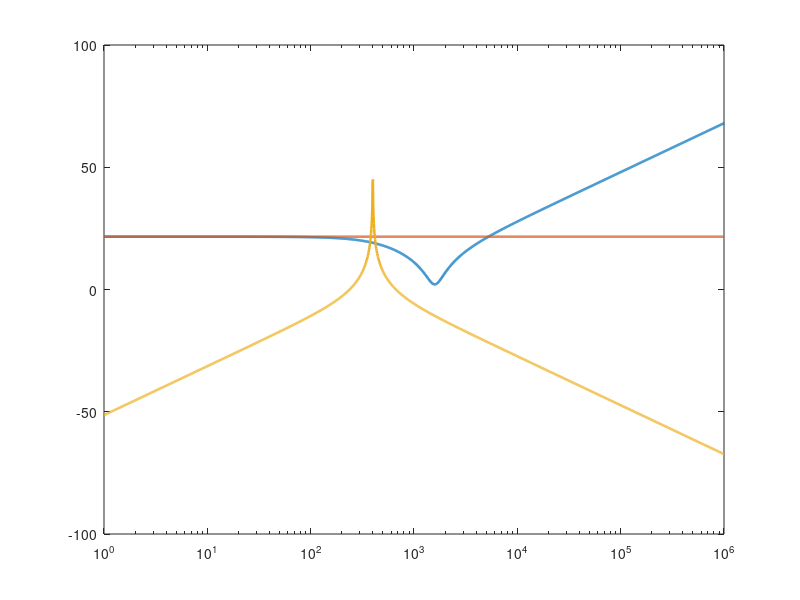

MATLAB code to generate this figure: (Note: this script raises an error after producing the figure.)
%% ============================================================
% Z_D, Z_N, Z_O and Ratio Bode Plots  (corrected)
% =============================================================

clear;
clc;
close all;

s = tf('s');

%% ============================================================
% Converter Parameters
% =============================================================

Vg = 30;            % Input voltage (V)   -- FIX: was missing, needed for G_vd
D  = 0.5;            % Duty ratio
% L  = 100e-6;         % Inductance (H)
% C  = 100e-6;
L  = 100e-6;         % Inductance (H)
C  = 100e-6;         % Capacitance (F)
R  = 3;              % Load resistance (Ohm)
R_f = 1;             % Filter damping resistance (Ohm)   -- FIX: added missing semicolon
C_b = 4700e-6;
C_f = 370e-6;
L_f = 430e-6;



%% ============================================================
% Resonant Frequency
% =============================================================

w_o = 1/sqrt(L*C);              % rad/s
f_o = w_o/(2*pi);                % Hz

fprintf('\n========================================\n');
fprintf('Converter Parameters\n');
fprintf('========================================\n');

fprintf('Vg      = %.2f V\n', Vg);
fprintf('D       = %.3f\n', D);
fprintf('L       = %.2e H\n', L);
fprintf('C       = %.2e F\n', C);
fprintf('R       = %.2f Ohm\n', R);

fprintf('\nResonant frequency:\n');
fprintf('wo      = %.2f rad/s\n', w_o);
fprintf('fo      = %.2f Hz\n', f_o);

%% ============================================================
% Q Factor and Damping Ratio
% =============================================================

Q = w_o * R * C;
zeta = 1/(2*Q);

fprintf('\nQ factor       = %.3f\n', Q);
fprintf('Damping ratio  = %.4f\n', zeta);



%% ============================================================
% Impedances
% =============================================================

% ------------------------------------------------------------
% Z_D
%
% Z_D = (1/D^2) [sL + R/(1+sRC)]
% ------------------------------------------------------------

Z_D = (1/D^2) * (s*L + R/(1 + s*R*C));

% ------------------------------------------------------------
% Z_N
%
% Z_N = -R/D^2   (scalar, negative real -> phase = 180 deg)
% ------------------------------------------------------------

Z_N = -R/D^2;

% ------------------------------------------------------------
% Z_O_undamp  (source impedance seen by converter, no
%                  dedicated input filter installed)
%
% Z_O_undamp = sL || 1/(sC) = sL/(1+s^2LC)
% ------------------------------------------------------------

Z_O_undamp = (s*L_f)/(1 + s^2*L_f*C_f);

% ------------------------------------------------------------
% Z_O_damp (output impedance of the actual input filter:
%                L_f in series with [C_f || (R_f + 1/(sC_b))] )
% ------------------------------------------------------------

Z_Cf   = 1/(s*C_b);
Z_RfCb = R_f + Z_Cf;
Z_parallel = 1/(s*C_f+1/Z_RfCb);

Z_O_damp = 1/(1/(s*L_f)+1/Z_parallel);   % L_f || shunt branch

% Z_f1 = R_f+1/(s*C_b);
% Z_f11 = 1/(s*C_f+Z_f1);
% Z_O_damp = s*L_f*Z_f11;

%=====================================================
   % Bode plot of original filter Z_O
%=====================================================
Z_ori = 1/(s*C_f+1/(s*L_f));

%% ============================================================
% Extra-Element-Theorem Correction Ratio
%
% H(s) = (1 + Z_O/Z_N) / (1 + Z_O/Z_D)
% =============================================================

H_ratio_undamp = (1 + Z_O_undamp/Z_N) / (1 + Z_O_undamp/Z_D);
H_ratio_damp = (1 + Z_O_damp/Z_N)   / (1 + Z_O_damp/Z_D);

%% ============================================================
% Converter Control-to-Output Transfer Function
%
% G_vd(s) = Vg / (1 + (L/R)s + LC s^2)          -- FIX: uses Vg, not D
% G_vd_filter(s) = G_vd(s) * H_ratio_filtered(s) -- FIX: no more overwrite
% =============================================================

G_vd        = Vg/(1 + (L/R)*s + s^2*L*C);
G_vd_undamp = G_vd * H_ratio_undamp;   
G_vd_damp = G_vd * H_ratio_damp; 

%% ============================================================
% Display Transfer Functions
% =============================================================

fprintf('\n========================================\n');
fprintf('Transfer Functions\n');
fprintf('========================================\n');

disp('Z_D(s) = ');
Z_D

disp('Z_N(s) = ');
Z_N

disp('Z_O_undamp(s) = ');
Z_O_undamp

disp('Z_O_damp(s) = ');
Z_O_damp

disp('H(s)_undamp = ');
H_ratio_undamp

disp('H(s)_damp = ');
H_ratio_damp

%% ============================================================
% Frequency Range
% =============================================================

f = logspace(0,6,2000);      % Hz
w = 2*pi*f;                  % rad/s


%% ============================================================
% Z_ori
% =============================================================
[mag_ori,phase_ori] = bode(Z_ori,w);
mag_ori   = squeeze(mag_ori);
phase_ori = squeeze(phase_ori);
%% ============================================================
% Z_D Bode Data
% =============================================================
[mag_D,phase_D] = bode(Z_D,w);
mag_D   = squeeze(mag_D);
phase_D = squeeze(phase_D);

%% ============================================================
% Z_N Bode Data  (constant, so build vectors manually)
% =============================================================

mag_N = abs(Z_N) * ones(size(f));
phase_N = 180 * ones(size(f));       % negative real impedance -> +180 deg
mag_N_dB = 20*log10(mag_N);

%% ============================================================
% Z_O Bode Data (unfiltered and filtered)
% =============================================================

[mag_O_undamp,phase_O_undamp] = bode(Z_O_undamp,w);
mag_O_undamp   = squeeze(mag_O_undamp);
phase_O_undamp = squeeze(phase_O_undamp);

[mag_O_damp,phase_O_damp] = bode(Z_O_damp,w);
mag_O_damp   = squeeze(mag_O_damp);
phase_O_damp = squeeze(phase_O_damp);

%% ============================================================
% H Ratio Bode Data (unfiltered and filtered)          -- FIX
% =============================================================

[mag_H_undamp,phase_H_undamp] = bode(H_ratio_undamp,w);
mag_H_undamp   = squeeze(mag_H_undamp);
phase_H_undamp = squeeze(phase_H_undamp);

[mag_H_damp,phase_H_damp] = bode(H_ratio_damp,w);
mag_H_damp   = squeeze(mag_H_damp);
phase_H_damp = squeeze(phase_H_damp);

%% ============================================================
% G_vd Bode Data (with and without filter)
% =============================================================

[mag_G_vd,phase_G_vd] = bode(G_vd,w);
mag_G_vd   = squeeze(mag_G_vd);
phase_G_vd = squeeze(phase_G_vd);

[mag_G_vd_undamp,phase_G_vd_undamp] = bode(G_vd_undamp,w);
mag_G_vd_undamp  = squeeze(mag_G_vd_undamp);
phase_G_vd_undamp = squeeze(phase_G_vd_undamp);

[mag_G_vd_damp,phase_G_vd_damp] = bode(G_vd_damp,w);
mag_G_vd_damp   = squeeze(mag_G_vd_damp);
phase_G_vd_damp = squeeze(phase_G_vd_damp);

%% ============================================================
% Convert Magnitude to dB                              -- FIX
% =============================================================
mag_ori_dB = 20*log10(mag_ori)
mag_D_dB              = 20*log10(mag_D);
mag_O_undamp_dB   = 20*log10(mag_O_undamp);
mag_O_damp_dB     = 20*log10(mag_O_damp);
mag_H_undamp_dB   = 20*log10(mag_H_undamp);
mag_H_damp_dB     = 20*log10(mag_H_damp);
mag_G_vd_dB           = 20*log10(mag_G_vd);
mag_G_vd_undamp_dB    = 20*log10(mag_G_vd_undamp);
mag_G_vd_damp_dB    = 20*log10(mag_G_vd_damp);



%% ============================================================
% FIGURE 1: Z_D
% =============================================================

figure('Name','Bode Plot - Impedences','Color','w');

% subplot(2,1,1)

semilogx(f,mag_D_dB,'LineWidth',1.8);
hold on;
semilogx(f,mag_N_dB,'LineWidth',1.8);
hold on
semilogx(f,mag_O_undamp_dB,'LineWidth',1.8);

xline(f_o,'--r',sprintf('f_o = %.2f Hz',f_o),'LineWidth',1.5);
grid on;
ylabel('Magnitude (dB)');
title('Bode Plot of Impedances');
legend('Z_D: no input filter','Z_N: with input filter','Z_O: filter impedance','Location','best');

xlim([min(f) max(f)]);

% subplot(2,1,2)
% semilogx(f,phase_D,'LineWidth',1.8);
% hold on;
% semilogx(f,phase_N,'LineWidth',1.8);
% xline(f_o,'--r',sprintf('f_o = %.2f Hz',f_o),'LineWidth',1.5);
% grid on;
% xlabel('Frequency (Hz)');
% ylabel('Phase (deg)');
% xlim([min(f) max(f)]);
% legend('Z_D: no input filter','Z_N: with input filter','Location','best');

% %% ============================================================
% % FIGURE 2: Z_N
% % =============================================================
% 
% figure('Name','Bode Plot - Z_N','Color','w');
% 
% subplot(2,1,1)
% semilogx(f,mag_N_dB,'LineWidth',1.8);
% grid on;
% ylabel('Magnitude (dB)');
% title('Bode Plot of Z_N(s)');
% xlim([min(f) max(f)]);
% 
% subplot(2,1,2)
% semilogx(f,phase_N,'LineWidth',1.8);
% grid on;
% xlabel('Frequency (Hz)');
% ylabel('Phase (deg)');
% xlim([min(f) max(f)]);

% %% ============================================================
% % FIGURE 3: Z_O (unfiltered vs filtered)                -- FIX: both shown
% % =============================================================
% 
% figure('Name','Bode Plot - Z_O','Color','w');
% 
% subplot(2,1,1)
% semilogx(f,mag_O_unfiltered_dB,'LineWidth',1.5);
% hold on;
% semilogx(f,mag_O_filtered_dB,'LineWidth',1.5);
% xline(f_o,'--r',sprintf('f_o = %.2f Hz',f_o),'LineWidth',1.5);
% grid on;
% ylabel('Magnitude (dB)');
% title('Bode Plot of Z_O(s)');
% legend('Z_O: no input filter','Z_O: with input filter','Location','best');
% xlim([min(f) max(f)]);
% 
% subplot(2,1,2)
% semilogx(f,phase_O_unfiltered,'LineWidth',1.5);
% hold on;
% semilogx(f,phase_O_filtered,'LineWidth',1.5);
% xline(f_o,'--r',sprintf('f_o = %.2f Hz',f_o),'LineWidth',1.5);
% grid on;
% xlabel('Frequency (Hz)');
% ylabel('Phase (deg)');
% legend('Z_O: no input filter','Z_O: with input filter','Location','best');
% xlim([min(f) max(f)]);

%% ============================================================
% FIGURE 4: H(s) Ratio (unfiltered vs filtered)         -- FIX: both shown
% =============================================================

figure('Name','Bode Plot - Ratio H(s)','Color','w');

subplot(2,1,1)
semilogx(f,mag_H_undamp_dB,'LineWidth',1.5);
hold on;
semilogx(f,mag_H_damp_dB,'LineWidth',1.8);
xline(f_o,'--r',sprintf('f_o = %.2f Hz',f_o),'LineWidth',1.5);
yline(0,'--k','LineWidth',1);
grid on;
ylabel('Magnitude (dB)');
title('Bode Plot of H(s)');
legend('H: input filter','H: with damped input filter','Location','best');
xlim([min(f) max(f)]);

subplot(2,1,2)
semilogx(f,phase_H_undamp,'LineWidth',1.5);
hold on;
semilogx(f,phase_H_damp,'LineWidth',1.8);
xline(f_o,'--r',sprintf('f_o = %.2f Hz',f_o),'LineWidth',1.5);
yline(0,'--k','LineWidth',1);
grid on;
xlabel('Frequency (Hz)');
ylabel('Phase (deg)');
legend('H: with filter undamp','H: with filter damped','Location','best');
xlim([min(f) max(f)]);

% %% ============================================================
% % FIGURE 5: Combined Bode Plots (Z_D, Z_N, Z_O, H) -- filtered case
% % =============================================================
% 
% figure('Name','Combined Bode Plots - Impedances and H(s)','Color','w');
% 
% subplot(2,1,1)
% semilogx(f,mag_D_dB,'LineWidth',1.5);
% hold on;
% semilogx(f,mag_N_dB,'LineWidth',1.5);
% semilogx(f,mag_O_filtered_dB,'LineWidth',1.5);
% semilogx(f,mag_H_filtered_dB,'LineWidth',1.8);
% xline(f_o,'--r',sprintf('f_o = %.2f Hz',f_o),'LineWidth',1.5);
% grid on;
% ylabel('Magnitude (dB)');
% title('Bode Magnitude Plot');
% legend('Z_D','Z_N','Z_O (with filter)','H(s) (with filter)','Location','best');
% xlim([min(f) max(f)]);
% 
% subplot(2,1,2)
% semilogx(f,phase_D,'LineWidth',1.5);
% hold on;
% semilogx(f,phase_N,'LineWidth',1.5);
% semilogx(f,phase_O_filtered,'LineWidth',1.5);
% semilogx(f,phase_H_filtered,'LineWidth',1.8);
% xline(f_o,'--r',sprintf('f_o = %.2f Hz',f_o),'LineWidth',1.5);
% grid on;
% xlabel('Frequency (Hz)');
% ylabel('Phase (deg)');
% title('Bode Phase Plot');
% legend('Z_D','Z_N','Z_O (with filter)','H(s) (with filter)','Location','best');
% xlim([min(f) max(f)]);

%% ============================================================
% FIGURE 6: G_vd -- With vs Without Input Filter        -- FIX: legend
% =============================================================

figure('Name','Gvd Comparison - With vs Without Input Filter','Color','w');

subplot(2,1,1)
semilogx(f,mag_G_vd_dB,'LineWidth',1.5);
hold on;
semilogx(f,mag_G_vd_undamp_dB,'LineWidth',1.5);
hold on;
semilogx(f,mag_G_vd_damp_dB,'LineWidth',1.5);
grid on;
ylabel('Magnitude (dB)');
title('G_{vd} Magnitude: With vs Without Input Filter');
legend('G_{vd}: original','G_{vd}: with filter undamped','G_{vd}:with filter damped','Location','best');
xlim([min(f) max(f)]);

subplot(2,1,2)
semilogx(f,phase_G_vd,'LineWidth',1.5);
hold on;
semilogx(f,phase_G_vd_undamp,'LineWidth',1.5);
hold on;
semilogx(f,phase_G_vd_damp,'LineWidth',1.5);
grid on;
xlabel('Frequency (Hz)');
ylabel('Phase (deg)');
title('G_{vd} Phase: With vs Without Input Filter');
% legend('G_{vd}: original','G_{vd}: with filter undamped','with filter damped','Location','best');
xlim([min(f) max(f)]);

%% ============================================================
% Numerical Values
% =============================================================

fprintf('\n========================================\n');
fprintf('Important Numerical Values\n');
fprintf('========================================\n');

fprintf('|Z_N| = %.4f Ohm\n',abs(Z_N));
fprintf('Phase(Z_N) = 180 degrees\n');

fprintf('Resonant angular frequency = %.2f rad/s\n',w_o);
fprintf('Resonant frequency = %.2f Hz\n',f_o);

fprintf('========================================\n');
